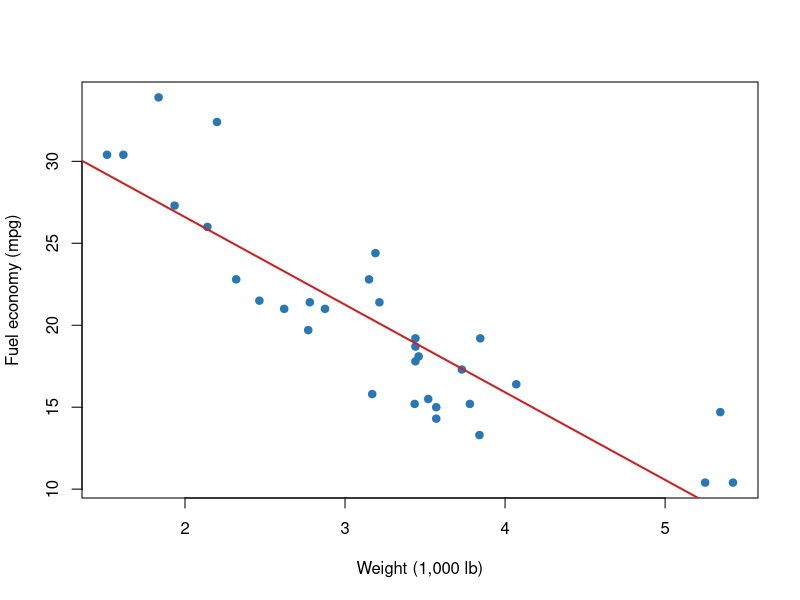

Write R code to recreate this figure.
## ---- chunk 1
summary(mtcars$mpg)
## ---- chunk 2
mean_mpg <- mean(mtcars$mpg)
mean_mpg
## ---- chunk 3
#| label: mpg-summary
#| echo: true

summary(mtcars$mpg)
## ---- chunk 4
#| label: tbl-cars
#| tbl-cap: "Average fuel economy by cylinder count"

car_summary <- aggregate(mpg ~ cyl, data = mtcars, FUN = mean)
knitr::kable(
  car_summary,
  digits = 1,
  col.names = c("Cylinders", "Mean MPG")
)
## ---- chunk 5
#| label: fig-mpg-weight
#| fig-cap: "Heavier cars generally have lower fuel economy."
#| fig-alt: "Scatterplot of car weight and fuel economy with a downward fitted line."

plot(
  mtcars$wt,
  mtcars$mpg,
  pch = 19,
  col = "#2878B5",
  xlab = "Weight (1,000 lb)",
  ylab = "Fuel economy (mpg)"
)
abline(lm(mpg ~ wt, data = mtcars), col = "#C82423", lwd = 2)
